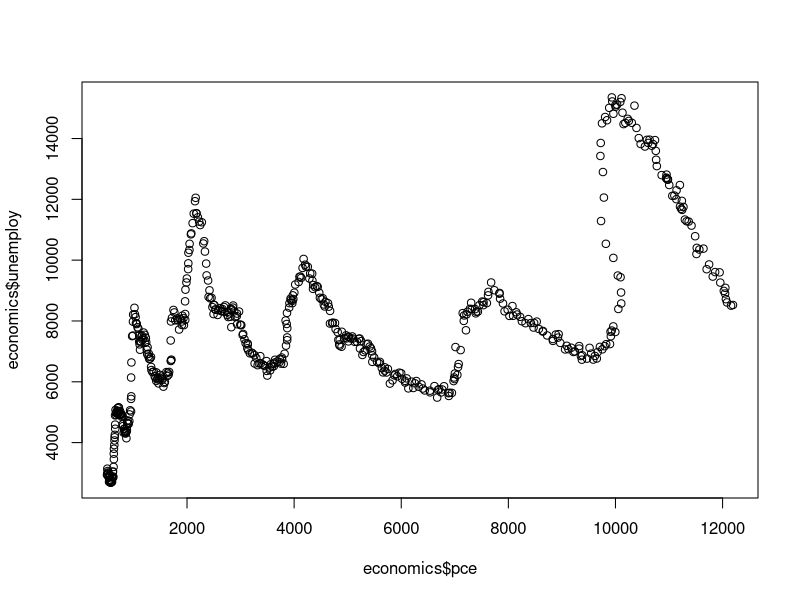
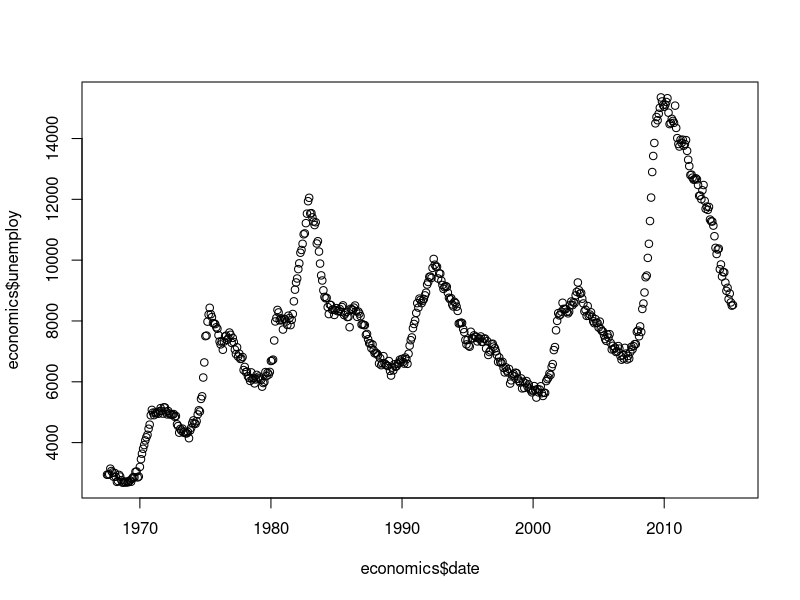
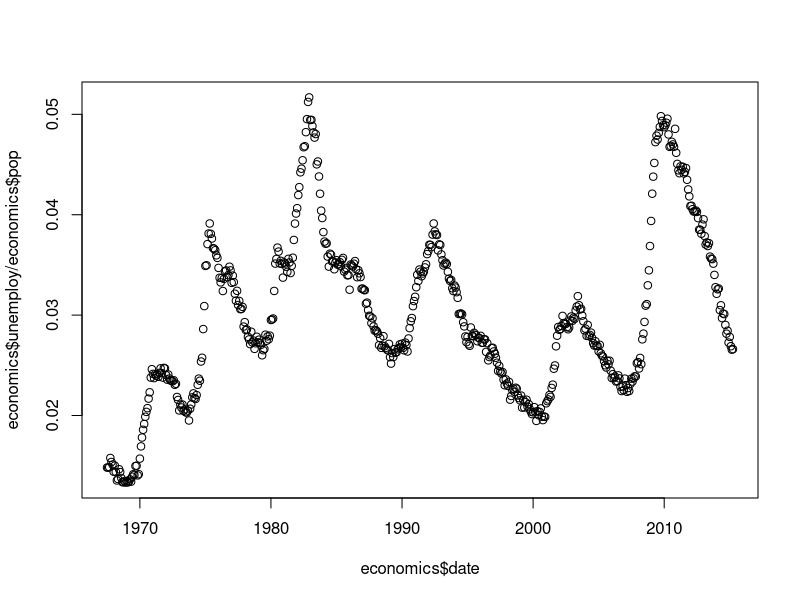
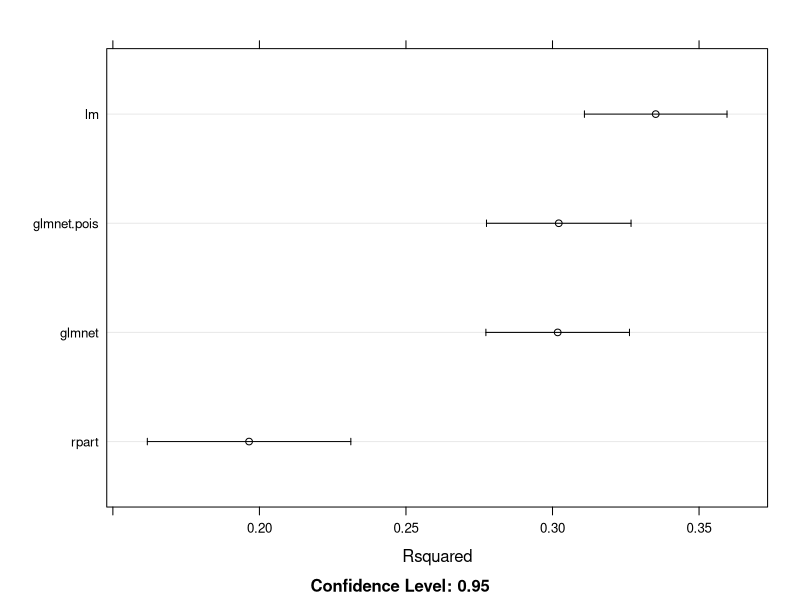
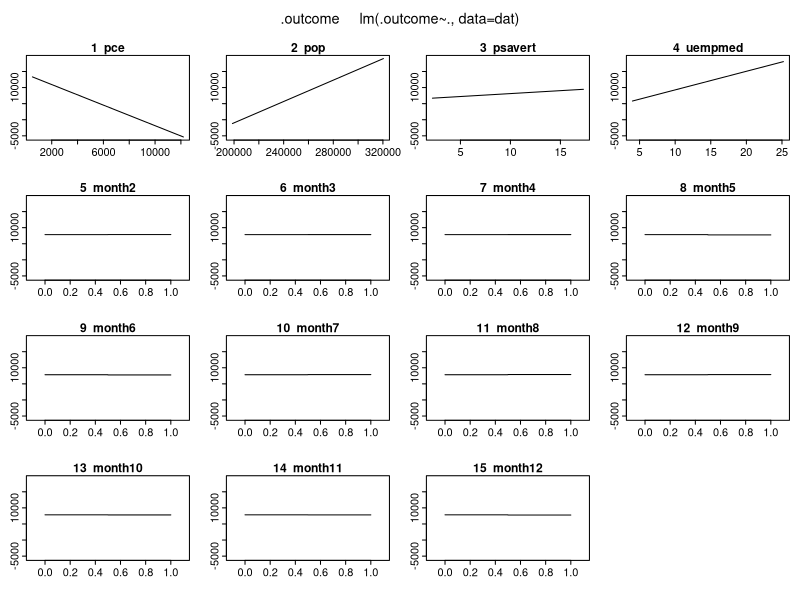

The R script that drew these images, in order:
# CV for time series analysis  

library(caret)
library(lubridate)
library(randomForest)


economics <- ggplot2::economics

head(economics)
names(economics)

plot(economics$pce,economics$unemploy)
plot(economics$date,economics$unemploy)

# percentage of unemployed population from 1967 to 2015

plot(economics$date, economics$unemploy / economics$pop)

# objective: construct a model to forecast unemployment in the next 12 months 

# transform dates in months, i.e. register month only for each date in economics  

economics$month <- as.factor(month(economics$date))

# sampling 432 seeds of length 5, filled with integers up to 1000

set.seed(123)
seeds <- vector(mode = "list", length = 527)
for(i in 1:527) seeds[[i]] <- sample.int(1000, 5)
seeds[[528]] <- sample.int(1000, 1)

#  set up the computer for parallel processing

library(doParallel)
registerDoParallel(cores=2)

myTimeControl <- trainControl(method = "timeslice",
                              initialWindow = 36,
                              horizon = 12,
                              fixedWindow = FALSE,
                              allowParallel = TRUE,
                              seeds = seeds)


# we construct 5 different models, for those that require hyperparameter tuning we do 5 repetitions 

tuneLength.num <- 5

glmnet.mod <- train(unemploy ~ . - date,
                    data = economics,
                    method = "glmnet",
                    family = "gaussian",
                    trControl = myTimeControl,
                    tuneLength=tuneLength.num)

pois.mod <- train(unemploy ~ . - date,
                  data = economics,
                  method = "glmnet",
                  family = "poisson",
                  trControl = myTimeControl,
                  tuneLength=tuneLength.num)

lm.mod <- train(unemploy ~ . - date,
                data = economics,
                method = "lm",
                trControl = myTimeControl,
                tuneLength=tuneLength.num)

rpart.mod <- train(unemploy ~ . - date,
                   data = economics,
                   method = "rpart",
                   trControl = myTimeControl,
                   tuneLength=tuneLength.num)

# cross validation 

resamps <- resamples(list(glmnet = glmnet.mod,
                          glmnet.pois = pois.mod,
                          lm = lm.mod,
                          rpart=rpart.mod))
resamps

ss <- summary(resamps)

knitr::kable(ss[[3]]$Rsquared)

library(lattice)

trellis.par.set(caretTheme())
dotplot(resamps, metric = "Rsquared")

library(earth)

plotmo(lm.mod$finalModel)
